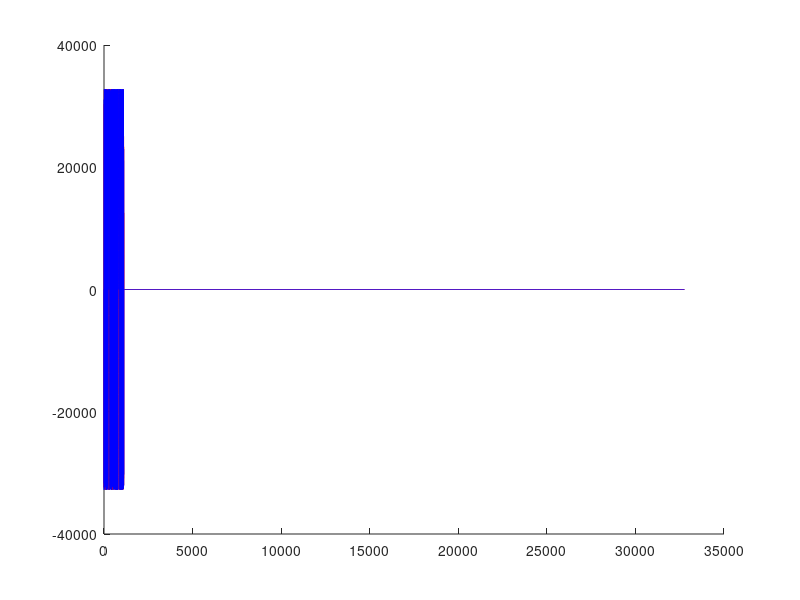
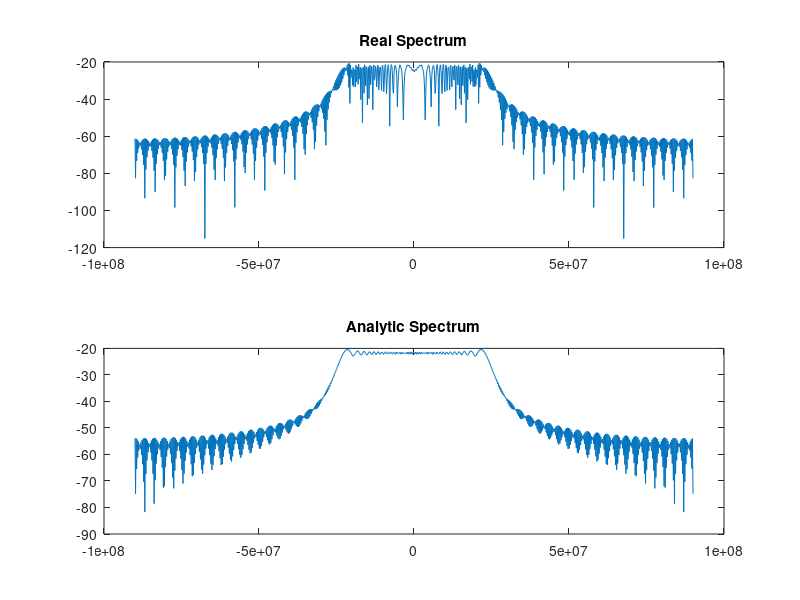

The MATLAB source for these figures, in order:
%% BasebandChirpVector.m
% Author: Dane du Plessis
% This code generates the chirp pulse that is read by the Cobalt
% controller program, ddc_multichan.
%
% Input: Set parameters in this script.
% 
% Output:    
%
%   FILE                DESCRIPTION
%   WaveformTable.dat   Waveform file read by ddc_multichan
%   RAM_LENGTH_VEC.txt  Array of lengths (in samples) of each waveform stored in the data table
%   RAM_OFFSET_VEC.txt  Offset addresses of each waveform in the data table
%   T_paramVec.txt      Vector containing the length in seconds of each LFM pulse.
%            
%
%% Version 4
% Date: 28 November 2017
% Made changes to write the WaveformTable.dat directy to disk, which can be 
% used directly by the Cobalt's controller program, ddc_multichan without
% any changes in format.
%
%% Version 3
% Date: 13 July 2016
% <ramlength> and <ramoffset> variables must be a multiple of 8 minus 1, if this is not the
% case there will be prolems with the waveform output. Added modifications to meet this requirements.
%
%% Version 2
% Date: 12 July 2016
% This generates waveform used in the Cobalt for NeXtRAD. This code was
% used at Pentek Inc to develop the software for the Cobalt board.
% Added functinality to write a bank of different waveform lengths. The
% <ramlength> and <ramoffset> variables required by the dac output control
% linked list are generated in a table. This is used in the linked list
% setup.
%
%% Version 1
% Date: 22 January 2016
% Corrected lightspeed to 299 792 458 m / s
% Added AMPLITUDE variable
%
%% Version 0
% Date: ?? August 2015

% Clear the stage
clear all; close all;

%% Parameters of the chirp pulse - this is all you need to set:
f0_param = 0;   % center frequency after upconversion
B_param = 50e6; % Bandwidth of LFM pulses.
%T_paramVec = [0.5:1:5].*(1e-6);
T_paramVec = [3].*(1e-6);
XFER_WORD_SIZE = 32768; % This is the DAC buffer size of the Pentek. Don't exceed this maximum. If more space is required, allocate a larger buffer in ddc_multichan.c/h


%% Physical constants, data input rate and numeric amplitude of waveforms
c     = 299792458;  % lightspeed in [m/s]
fs    = 180e6;      % Data input rate [samples per second]. After interpolation and upconversion of the baseband signal, the DAC output clock frequency is 720 MHz and the intermediate frequency 125 MHz
AMPLITUDE = 2^15 - 1; % This is the digital maximum amplitude of the waveform on a 16-bit DAC.
dt    = 1/fs;
%% Data structures
% These vectors are used in the Cobalt source file ddc_multichan. The data
% files generated from them must be hard coded into the source and the
% source recompiled before measurements.
RAM_LENGTH_VEC = [];
RAM_OFFSET_VEC = [];
RAM_OFFSET_VEC_BLOCK = [];
WAVEFORM_DATA_TABLE = [];


%% Each iteration of this for loop generates a single LFM pulse and adds it to WAVEFORM_DATA_TABLE
% WAVEFORM_DATA_TABLE is a matrix of complex values
% Modify this to generate your own custom waveforms, but be careful to
% ensure that the structure of the table is preserved.
N_waveforms=2*length(T_paramVec);
B1_NLFM_param= 50e6;
B2_NLFM_param= 150e6;

for ind_wav=1:N_waveforms;
    
    if ind_wav <= length(T_paramVec);
        
 %% generate LFM chirp 
i=ind_wav;  

T_param = T_paramVec(i);


t_max = T_param;

% Time vector: (Set equal to pulse length for generating only the baseband
% chirp)
t = -t_max/2:dt:t_max/2;

% Range vetor containing the range values of samples:
r = c*t/2;

% Create the chirp pulse shifted by td. It starts at time td-T/2>0=0;
f0 = f0_param;     % center frequency after upconversion
B  = B_param;     % This is the bandwidth at baseband from -fb to +fb
T  = T_param;  % pulse length

K = B/T;    % Chrip rate
td = T/2;   % shifting the pulse by T/2
rect =@(t) abs(t) <= 0.5;

v_tx = real(exp(1i*2*pi.*f0*t+1i*pi.*K*t.^2)).*rect((t)/T); % Skolnik eq 8.1
v_txa = exp(1i*2*pi.*f0*t+1i*pi.*K*t.^2).*rect((t)/T); % Skolnik eq 8.1 %v_txa= hilbert(real(v_tx));
v_txa_lfm=v_txa;
v_tx_lfm=v_tx;

N = length(t)+15;  % 15 is a magical number. Come up with something better if you like.
N = N-mod(N,8)-1   % Ensures that N is a multiple of 8 minus 1
% Make very sure that v_txa is a multiple of 8 samples long
%       |<------multiple of 8, minus 1------>| |<--- 9 more zeros --->|  = multiple of 8 samples!
v_txa = [  zeros(1,-1+N-length(v_txa)) v_txa          zeros(1,10)     ]; % pad v_txa with a few zeros
%v_txa = [  zeros(1,1+N-length(v_txa)) v_txa            zeros(1,8)     ]; % pad v_txa with a few zeros
%v_txa = [  zeros(1,N-length(v_txa)) v_txa              zeros(1,9)     ]; % pad v_txa with a few zeros

length(v_txa)


%%
else 
    
%generate NLFM chirp attached 
    
i = ind_wav-length(T_paramVec);
T_param = T_paramVec(i);
    
t_max = T_param;

% Time vector: (Set equal to pulse length for generating only the baseband
% chirp)
t = -t_max/2:dt:t_max/2;

% Range vetor containing the range values of samples:
r = c*t/2;

% Create the chirp pulse shifted by td. It starts at time td-T/2>0=0;
f0 = f0_param;     % center frequency after upconversion
T  = T_param;  % pulse length


K_NLFM = [B1_NLFM_param/T B2_NLFM_param/T^3];    % Chirp rates
td = T/2;   % shifting the pulse by T/2
rect =@(t) abs(t) <= 0.5;
phase_NLFM = 1i*2*pi.*f0*t+1i*pi.*K_NLFM(1)*t.^2+1i*pi.*K_NLFM(2)*t.^4;

v_tx = real(exp(phase_NLFM)).*rect((t)/T); % Skolnik eq 8.1
v_txa = exp(phase_NLFM).*rect((t)/T); % Skolnik eq 8.1 %v_txa= hilbert(real(v_tx));


N = length(t)+15;  % 15 is a magical number. Come up with something better if you like.
N = N-mod(N,8)-1   % Ensures that N is a multiple of 8 minus 1
% Make very sure that v_txa is a multiple of 8 samples long
%       |<------multiple of 8, minus 1------>| |<--- 9 more zeros --->|  = multiple of 8 samples!
v_txa = [  zeros(1,-1+N-length(v_txa)) v_txa          zeros(1,10)     ]; % pad v_txa with a few zeros
%v_txa = [  zeros(1,1+N-length(v_txa)) v_txa            zeros(1,8)     ]; % pad v_txa with a few zeros
%v_txa = [  zeros(1,N-length(v_txa)) v_txa              zeros(1,9)     ]; % pad v_txa with a few zeros

length(v_txa)
    end
% Build up the ram length and offset parameters:
if ind_wav == 1
RAM_OFFSET_VEC       = [                       7                            ]; % 7 is the minimum ram_offset value
else
RAM_OFFSET_VEC       = [RAM_OFFSET_VEC         (sum(RAM_OFFSET_VEC_BLOCK)-1)]; % the length of this is always a multiple of 8, minus 1
end
RAM_OFFSET_VEC_BLOCK = [RAM_OFFSET_VEC_BLOCK   length(v_txa)                ]; % the length of this is always a multiple of 8
RAM_LENGTH_VEC       = [RAM_LENGTH_VEC         N                            ];
WAVEFORM_DATA_TABLE  = [WAVEFORM_DATA_TABLE    v_txa                        ];

if length(WAVEFORM_DATA_TABLE)>XFER_WORD_SIZE
    sprintf('WAVEFORM_DATA_TABLE size exceeds XFER_WORD_SIZE.\nThe buffer is only 32K samples long.\nTo get around this, reduce your waveform table size, or program the Cobalt to use a larger buffer.')
    return
end


end

%% Split the I and Q components into separate real-valued vectors from WAVEFORM_DATA_TABLE
IComponent=round([real(WAVEFORM_DATA_TABLE) 0].*(AMPLITUDE));
IComponent= [IComponent zeros(1, XFER_WORD_SIZE-length(IComponent))];

QComponent=round([imag(WAVEFORM_DATA_TABLE) 0].*(AMPLITUDE));
QComponent= [QComponent zeros(1, XFER_WORD_SIZE-length(QComponent))];

%% Write data files to disk
% Note: The first line in each of these files contais the number of
% elements in the list (helpful when initialising the arrays in the C
% source file ddc_multichan.c
dlmwrite('./RAM_LENGTH_VEC.txt',length(RAM_LENGTH_VEC),'delimiter','\n');
dlmwrite('./RAM_LENGTH_VEC.txt',RAM_LENGTH_VEC,'delimiter',',', '-append');

dlmwrite('./RAM_OFFSET_VEC.txt',length(RAM_OFFSET_VEC),'delimiter','\n');
dlmwrite('./RAM_OFFSET_VEC.txt',RAM_OFFSET_VEC,'delimiter',',', '-append');

T_paramVec = [T_paramVec T_paramVec];
dlmwrite('./T_paramVec.txt',length(T_paramVec),'delimiter','\n');
dlmwrite('./T_paramVec.txt',T_paramVec,'delimiter',',', '-append');


%dlmwrite('./IData.txt',IComponent,'delimiter','\n','precision',10);
%dlmwrite('./QData.txt',QComponent,'delimiter','\n','precision',10);


%% Write WaveformTable.dat to disk
% This part of the script generates 32-bit words which contain the I and Q
% components of each sample. The format of each sample is as follows
%
% 0xQQQQIIII (hex)
%
% where the most significant (QQQQ) and least significant (IIII) 16-bit 
% halves are the 2's complement representation of the waveform value
% at that sample.

v = bitshift(int32(QComponent),16);
w = bitand(int32(IComponent),2^16-1);
waveformData = bitor(v,w);

dataFile = fopen('WaveformTable.dat','w');
write = sprintf('int swTable[]={ \n');
fwrite(dataFile,write);
for i = 1:length(waveformData)
    write = sprintf('%d',waveformData(i));    
    fwrite(dataFile,write);
    if(i < length(waveformData))
        fwrite(dataFile,sprintf(',\n'));
    end
end
write = sprintf('};\n');
fwrite(dataFile,write);

fclose(dataFile);

%% Plot the waveforms generated
% I components in blue, Q components in red. Samples indexed as they are in
% the array generated in ddc_multichan.
figure; hold on;
plot(0:length(IComponent)-1,IComponent, 'r');
hold on; 
plot(0:length(IComponent)-1,QComponent, 'b');


%% Plot waveform spectra
%return
L = length(v_tx);     % Length of signal
NFFT = 2^nextpow2(L); % Next power of 2 from length of y
f_d= fs/2*linspace(0,1,NFFT/2+1);
V_tx = fftshift(fft(v_tx_lfm,NFFT)/L);
%V_txa = fftshift(fft(v_txa,NFFT)/L);
V_txa = fftshift(fft((v_txa_lfm),NFFT)/L);
f_full = linspace(-fs/2,fs/2,NFFT);


figure
subplot(2,1,1);
plot(f_full,20*log10(abs(V_tx)));
title('Real Spectrum');
subplot(2,1,2);
plot(f_full,20*log10(abs(V_txa)));
title('Analytic Spectrum');
